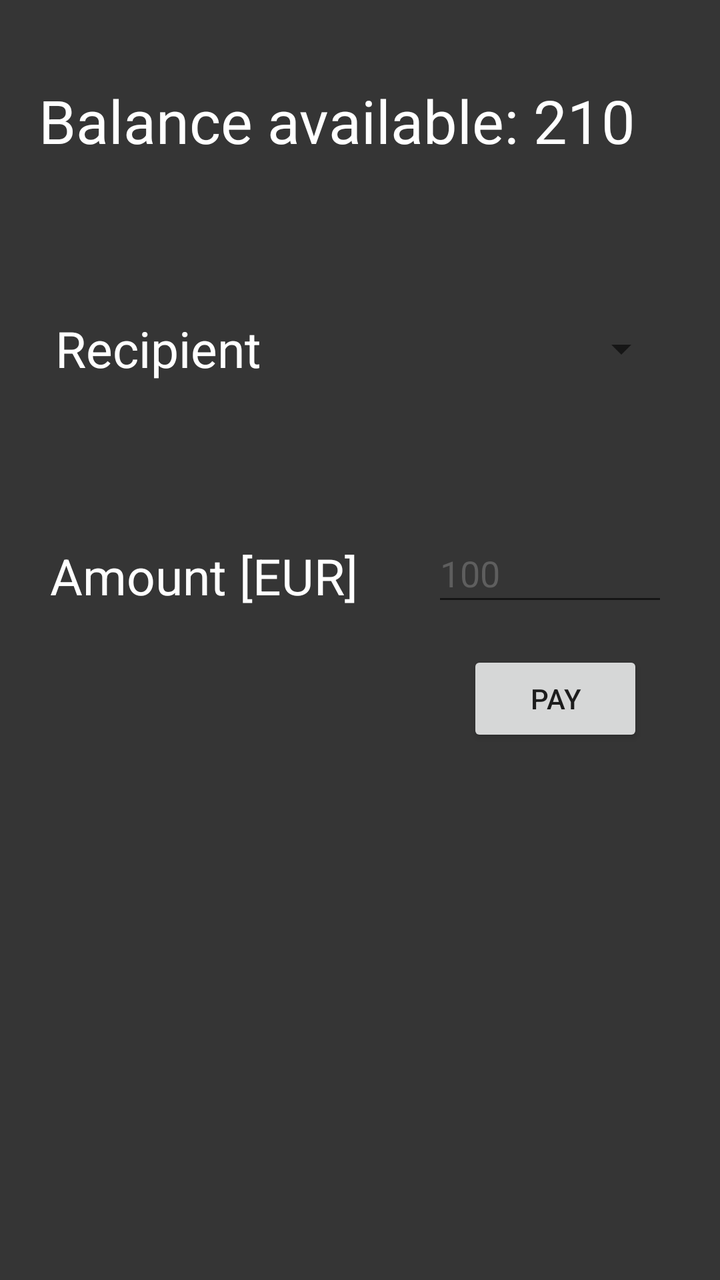
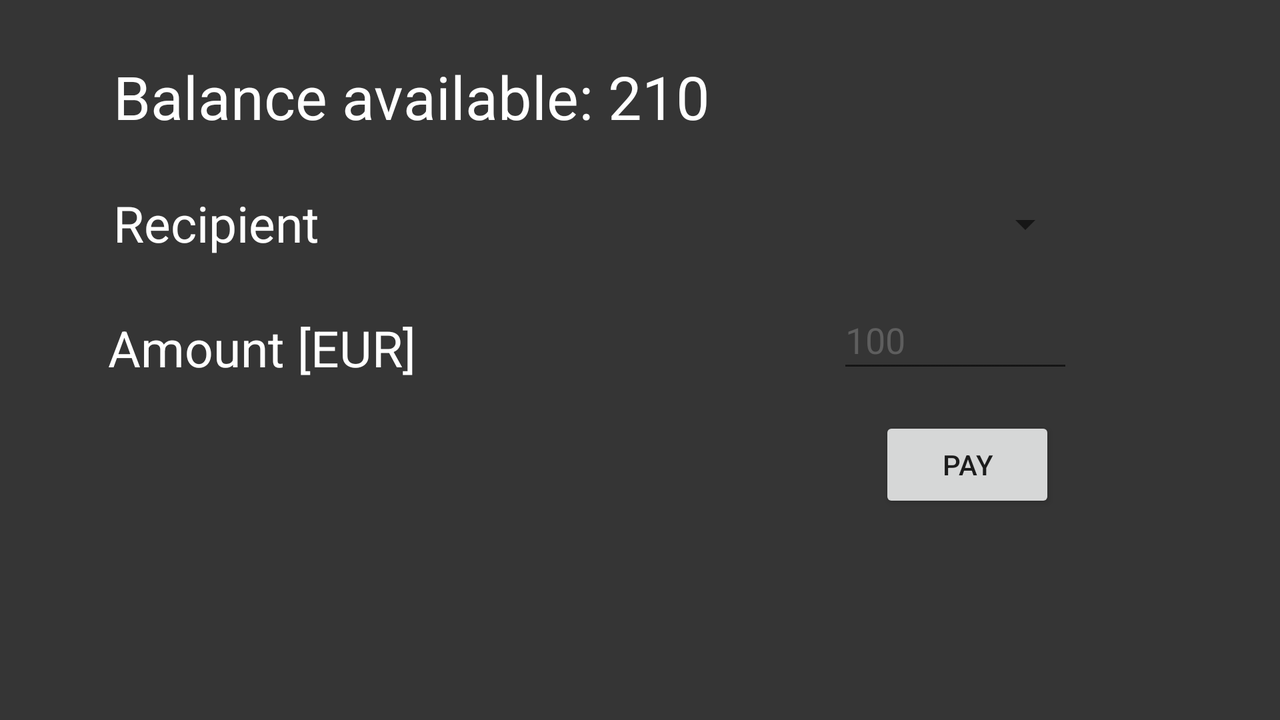

Two renders of one Android screen. The first uses the default layout on a phone; the second uses the alternative layout the repository ships for a different screen configuration, on a matching device. The two XML files are below.
<!-- AndroidManifest.xml: application theme AppTheme -->
<!-- res/layout/activity_transfer.xml -->
<?xml version="1.0" encoding="utf-8"?>
<android.support.constraint.ConstraintLayout xmlns:android="http://schemas.android.com/apk/res/android"
    xmlns:app="http://schemas.android.com/apk/res-auto"
    xmlns:tools="http://schemas.android.com/tools"
    android:layout_width="match_parent"
    android:layout_height="match_parent"
    android:background="@color/darkGray"
    tools:context=".TransferActivity">

    <TextView
        android:id="@+id/lbl_balanceAvailable"
        android:layout_width="wrap_content"
        android:layout_height="wrap_content"
        android:layout_marginStart="8dp"
        android:layout_marginTop="40dp"
        android:layout_marginEnd="8dp"
        android:text="Balance available: 210"
        android:textColor="@android:color/background_light"
        android:textSize="30sp"
        app:layout_constraintEnd_toEndOf="parent"
        app:layout_constraintHorizontal_bias="0.247"
        app:layout_constraintStart_toStartOf="parent"
        app:layout_constraintTop_toTopOf="parent" />

    <TextView
        android:id="@+id/lblFixed_recipient"
        android:layout_width="wrap_content"
        android:layout_height="wrap_content"
        android:layout_marginStart="8dp"
        android:layout_marginTop="8dp"
        android:layout_marginEnd="8dp"
        android:layout_marginBottom="8dp"
        android:text="@string/lblFixed_recipient"
        android:textColor="@android:color/background_light"
        android:textSize="25sp"
        app:layout_constraintBottom_toBottomOf="parent"
        app:layout_constraintEnd_toEndOf="parent"
        app:layout_constraintHorizontal_bias="0.082"
        app:layout_constraintStart_toStartOf="parent"
        app:layout_constraintTop_toBottomOf="@+id/lbl_balanceAvailable"
        app:layout_constraintVertical_bias="0.135" />

    <Spinner
        android:id="@+id/spnr_names"
        android:layout_width="159dp"
        android:layout_height="wrap_content"
        android:layout_marginStart="8dp"
        android:layout_marginTop="8dp"
        android:layout_marginEnd="8dp"
        android:layout_marginBottom="8dp"
        android:spinnerMode="dropdown"
        app:layout_constraintBottom_toBottomOf="parent"
        app:layout_constraintEnd_toEndOf="parent"
        app:layout_constraintHorizontal_bias="0.906"
        app:layout_constraintStart_toStartOf="parent"
        app:layout_constraintTop_toTopOf="parent"
        app:layout_constraintVertical_bias="0.257" />

    <TextView
        android:id="@+id/lblFixed_amount"
        android:layout_width="wrap_content"
        android:layout_height="wrap_content"
        android:layout_marginStart="8dp"
        android:layout_marginTop="8dp"
        android:layout_marginEnd="8dp"
        android:layout_marginBottom="8dp"
        android:text="@string/lblFixed_amount"
        android:textColor="@android:color/background_light"
        android:textSize="25sp"
        app:layout_constraintBottom_toBottomOf="parent"
        app:layout_constraintEnd_toEndOf="parent"
        app:layout_constraintHorizontal_bias="0.09"
        app:layout_constraintStart_toStartOf="parent"
        app:layout_constraintTop_toBottomOf="@+id/lbl_balanceAvailable"
        app:layout_constraintVertical_bias="0.358" />

    <EditText
        android:id="@+id/txt_amount"
        android:layout_width="118dp"
        android:layout_height="46dp"
        android:layout_marginStart="8dp"
        android:layout_marginTop="8dp"
        android:layout_marginEnd="8dp"
        android:layout_marginBottom="8dp"
        android:ems="12"
        android:hint="@string/txt_amount_hint"
        android:inputType="numberDecimal"
        android:textColor="@android:color/background_light"
        app:layout_constraintBottom_toBottomOf="parent"
        app:layout_constraintEnd_toEndOf="parent"
        app:layout_constraintHorizontal_bias="0.92"
        app:layout_constraintStart_toStartOf="parent"
        app:layout_constraintTop_toBottomOf="@+id/lbl_balanceAvailable"
        app:layout_constraintVertical_bias="0.349" />

    <Button
        android:id="@+id/btn_pay"
        android:layout_width="wrap_content"
        android:layout_height="wrap_content"
        android:layout_marginStart="8dp"
        android:layout_marginTop="8dp"
        android:layout_marginEnd="8dp"
        android:layout_marginBottom="8dp"
        android:text="@string/btn_pay"
        app:layout_constraintBottom_toBottomOf="parent"
        app:layout_constraintEnd_toEndOf="parent"
        app:layout_constraintHorizontal_bias="0.882"
        app:layout_constraintStart_toStartOf="parent"
        app:layout_constraintTop_toBottomOf="@+id/lbl_balanceAvailable"
        app:layout_constraintVertical_bias="0.478" />

    <TextView
        android:id="@+id/lbl_amount_check"
        android:layout_width="0dp"
        android:layout_height="wrap_content"
        android:layout_marginStart="32dp"
        android:layout_marginTop="8dp"
        android:layout_marginEnd="8dp"
        android:layout_marginBottom="8dp"
        android:textColor="@android:color/background_light"
        android:textSize="20sp"
        app:layout_constraintBottom_toBottomOf="parent"
        app:layout_constraintEnd_toStartOf="@+id/btn_pay"
        app:layout_constraintHorizontal_bias="0.0"
        app:layout_constraintStart_toStartOf="parent"
        app:layout_constraintTop_toBottomOf="@+id/lbl_balanceAvailable"
        app:layout_constraintVertical_bias="0.475" />



</android.support.constraint.ConstraintLayout>
<!-- resources referenced by this layout -->
<resources>
  <color name="darkGray">#353535</color>
  <string name="btn_pay">Pay</string>
  <string name="lblFixed_amount">Amount [EUR]</string>
  <string name="lblFixed_recipient">Recipient</string>
  <string name="txt_amount_hint">100</string>
  <style name="AppTheme" parent="Theme.AppCompat.Light.DarkActionBar">
          
          <item name="colorPrimary">@color/darkGray</item>
          <item name="colorPrimaryDark">@color/colorPrimaryDark</item>
          <item name="colorAccent">@color/colorAccent</item>
  
          <item name="android:textColorHint">#5E5E5E</item>
      </style>
  <color name="colorPrimaryDark">#141414</color>
  <color name="colorAccent">#00A091</color>
</resources>
<!-- res/layout-land/activity_transfer.xml (the repository's variant of the layout above) -->
<!-- drawn on the phone turned sideways -->
<?xml version="1.0" encoding="utf-8"?>
<android.support.constraint.ConstraintLayout xmlns:android="http://schemas.android.com/apk/res/android"
    xmlns:app="http://schemas.android.com/apk/res-auto"
    xmlns:tools="http://schemas.android.com/tools"
    android:layout_width="match_parent"
    android:layout_height="match_parent"
    android:background="@color/darkGray"
    tools:context=".TransferActivity">

    <TextView
        android:id="@+id/lbl_balanceAvailable"
        android:layout_width="wrap_content"
        android:layout_height="wrap_content"
        android:layout_marginStart="8dp"
        android:layout_marginTop="28dp"
        android:layout_marginEnd="8dp"
        android:text="Balance available: 210"
        android:textSize="30sp"
        android:textColor="@android:color/background_light"
        app:layout_constraintEnd_toEndOf="parent"
        app:layout_constraintHorizontal_bias="0.149"
        app:layout_constraintStart_toStartOf="parent"
        app:layout_constraintTop_toTopOf="parent" />

    <TextView
        android:id="@+id/lblFixed_recipient"
        android:layout_width="wrap_content"
        android:layout_height="wrap_content"
        android:layout_marginTop="8dp"
        android:layout_marginEnd="8dp"
        android:layout_marginBottom="8dp"
        android:text="@string/lblFixed_recipient"
        android:textSize="25sp"
        android:textColor="@android:color/background_light"
        app:layout_constraintBottom_toBottomOf="parent"
        app:layout_constraintEnd_toEndOf="@+id/lbl_balanceAvailable"
        app:layout_constraintHorizontal_bias="0.0"
        app:layout_constraintStart_toStartOf="@+id/lbl_balanceAvailable"
        app:layout_constraintTop_toTopOf="parent"
        app:layout_constraintVertical_bias="0.279" />

    <Spinner
        android:id="@+id/spnr_names"
        android:layout_width="148dp"
        android:layout_height="35dp"
        android:layout_marginStart="8dp"
        android:layout_marginTop="8dp"
        android:layout_marginEnd="8dp"
        android:layout_marginBottom="8dp"
        android:spinnerMode="dropdown"
        android:textColor="@android:color/background_light"
        app:layout_constraintBottom_toBottomOf="parent"
        app:layout_constraintEnd_toEndOf="parent"
        app:layout_constraintHorizontal_bias="0.699"
        app:layout_constraintStart_toEndOf="@+id/lblFixed_recipient"
        app:layout_constraintTop_toTopOf="parent"
        app:layout_constraintVertical_bias="0.28" />

    <EditText
        android:id="@+id/txt_amount"
        android:layout_width="118dp"
        android:layout_height="46dp"
        android:layout_marginStart="8dp"
        android:layout_marginTop="8dp"
        android:layout_marginBottom="8dp"
        android:ems="10"
        android:hint="@string/txt_amount_hint"
        android:inputType="numberDecimal"
        android:textColor="@android:color/background_light"
        app:layout_constraintBottom_toBottomOf="parent"
        app:layout_constraintEnd_toEndOf="@+id/spnr_names"
        app:layout_constraintHorizontal_bias="1.0"
        app:layout_constraintStart_toStartOf="@+id/spnr_names"
        app:layout_constraintTop_toTopOf="parent"
        app:layout_constraintVertical_bias="0.461" />

    <TextView
        android:id="@+id/lblFixed_amount"
        android:layout_width="wrap_content"
        android:layout_height="wrap_content"
        android:layout_marginStart="8dp"
        android:layout_marginTop="8dp"
        android:layout_marginEnd="8dp"
        android:layout_marginBottom="8dp"
        android:text="@string/lblFixed_amount"
        android:textColor="@android:color/background_light"
        android:textSize="25sp"
        app:layout_constraintBottom_toBottomOf="parent"
        app:layout_constraintEnd_toStartOf="@+id/txt_amount"
        app:layout_constraintHorizontal_bias="0.185"
        app:layout_constraintStart_toStartOf="parent"
        app:layout_constraintTop_toTopOf="parent"
        app:layout_constraintVertical_bias="0.48" />

    <Button
        android:id="@+id/btn_pay"
        android:layout_width="wrap_content"
        android:layout_height="wrap_content"
        android:layout_marginStart="8dp"
        android:layout_marginTop="8dp"
        android:layout_marginBottom="8dp"
        android:text="@string/btn_pay"
        app:layout_constraintBottom_toBottomOf="parent"
        app:layout_constraintEnd_toEndOf="@+id/txt_amount"
        app:layout_constraintHorizontal_bias="0.59"
        app:layout_constraintStart_toStartOf="@+id/txt_amount"
        app:layout_constraintTop_toTopOf="parent"
        app:layout_constraintVertical_bias="0.677" />

    <TextView
        android:id="@+id/lbl_amount_check"
        android:layout_width="398dp"
        android:layout_height="wrap_content"
        android:layout_marginStart="8dp"
        android:layout_marginTop="8dp"
        android:layout_marginEnd="8dp"
        android:layout_marginBottom="8dp"
        android:textColor="@android:color/background_light"
        android:textSize="20sp"
        app:layout_constraintBottom_toBottomOf="parent"
        app:layout_constraintEnd_toStartOf="@+id/btn_pay"
        app:layout_constraintHorizontal_bias="0.892"
        app:layout_constraintStart_toStartOf="parent"
        app:layout_constraintTop_toTopOf="parent"
        app:layout_constraintVertical_bias="0.662" />

    <android.support.constraint.Guideline
        android:id="@+id/guideline"
        android:layout_width="wrap_content"
        android:layout_height="wrap_content"
        android:orientation="vertical"
        app:layout_constraintGuide_begin="57dp" />

</android.support.constraint.ConstraintLayout>
